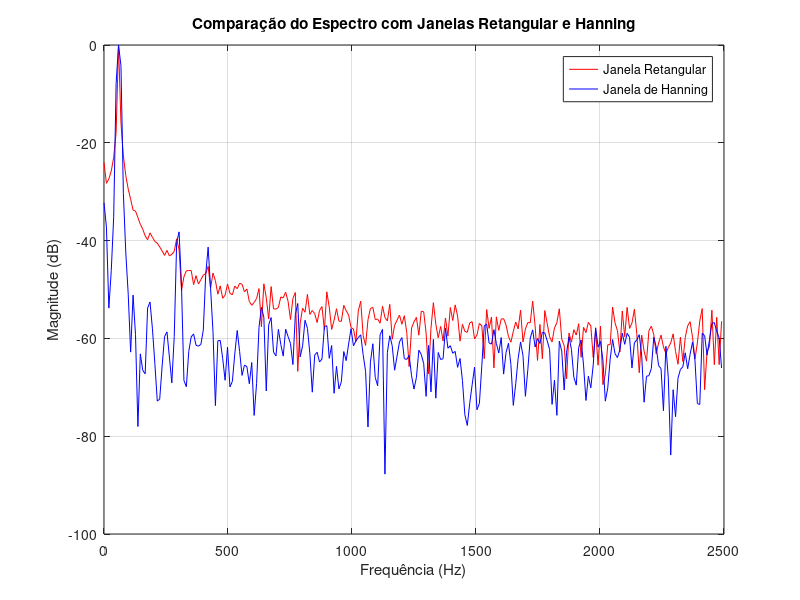

MATLAB code for this plot:
% Carregar os dados
load lampcomp;

% Definir os parâmetros
L = 512; % Comprimento do sinal a ser analisado
N = 512; % Número de pontos da FFT (potência de 2)
fs = 1 / dtcomp; % Taxa de amostragem (Hz)

% Selecionar os primeiros L pontos do sinal de tensão
v1 = vcomp(1:L);

% Aplicar a janela retangular
w_rect = ones(L, 1); % Janela retangular
v1r = v1 .* w_rect; % Sinal com janela retangular
V1r = fft(v1r, N); % FFT com janela retangular
V1r = V1r(1:N/2); % Espectro unilateral
magnitude_rect = abs(V1r); % Magnitude
magnitude_rect_dB = 20 * log10(magnitude_rect / max(magnitude_rect)); % Normalizado em dB

% Aplicar a janela de Hanning
w_hann = hanning(L); % Janela de Hanning
v1h = v1 .* w_hann; % Sinal com janela de Hanning
V1h = fft(v1h, N); % FFT com janela de Hanning
V1h = V1h(1:N/2); % Espectro unilateral
magnitude_hann = abs(V1h); % Magnitude
magnitude_hann_dB = 20 * log10(magnitude_hann / max(magnitude_hann)); % Normalizado em dB

% Criar o eixo de frequência unilateral
f = (0:N/2-1) * (fs / N); % Frequências correspondentes (somente positivas)

% Plotar os espectros
figure;
plot(f, magnitude_rect_dB, 'r', 'DisplayName', 'Janela Retangular');
hold on
plot(f, magnitude_hann_dB, 'b', 'DisplayName', 'Janela de Hanning');
hold off;
title('Comparação do Espectro com Janelas Retangular e Hanning');
xlabel('Frequência (Hz)');
ylabel('Magnitude (dB)');
legend('show');
grid on;
% pause(10);
print("8.png", "-dpng");